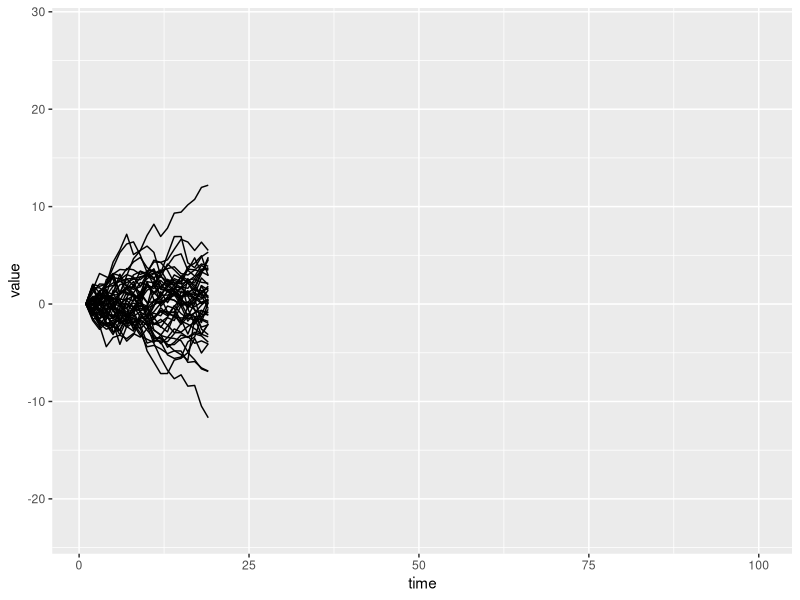
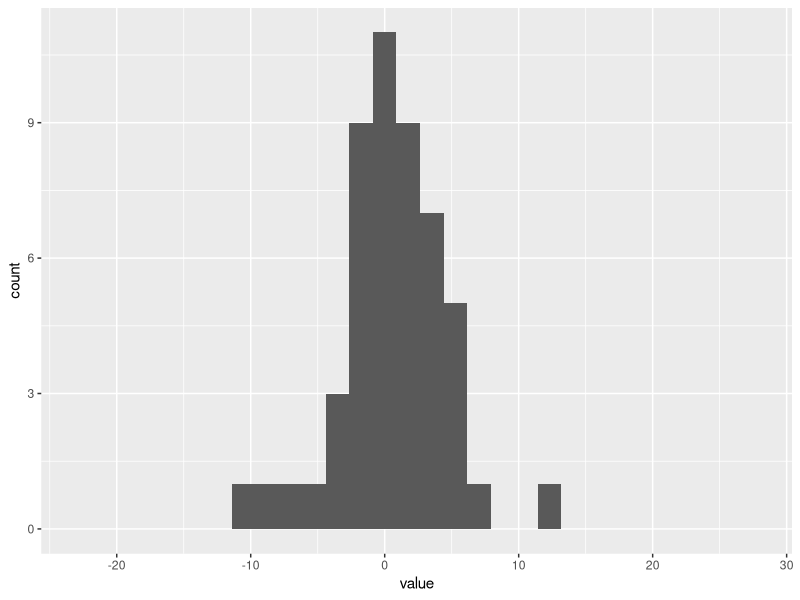
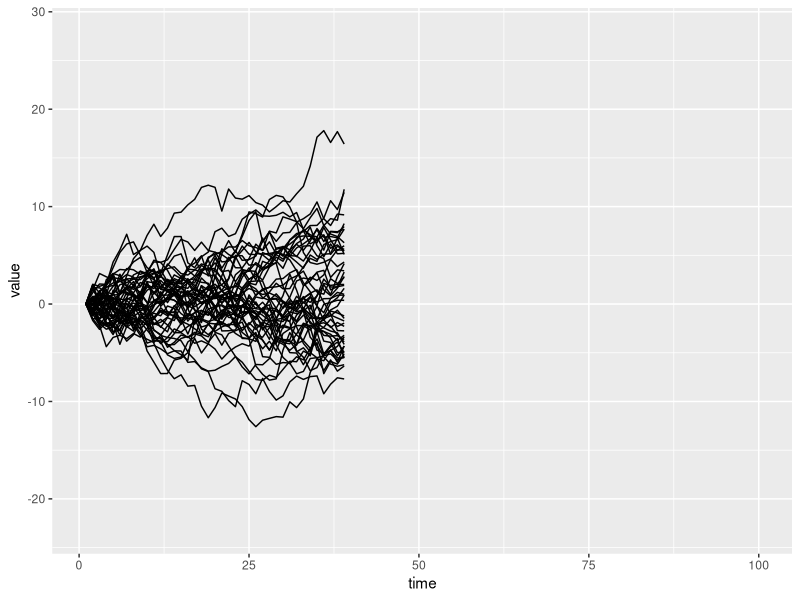
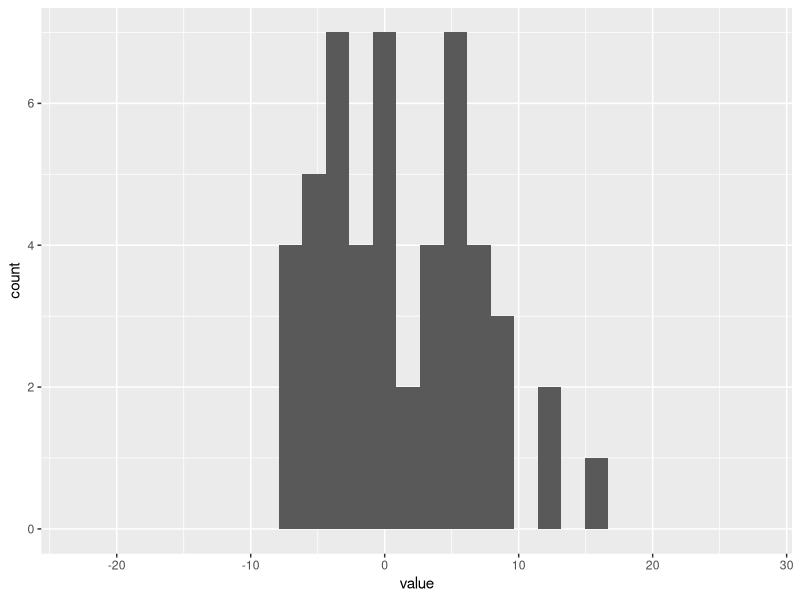
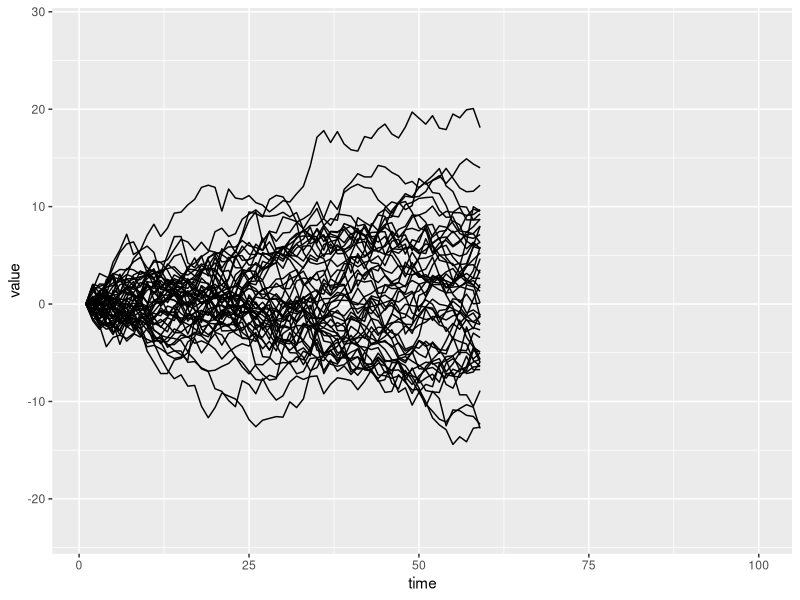
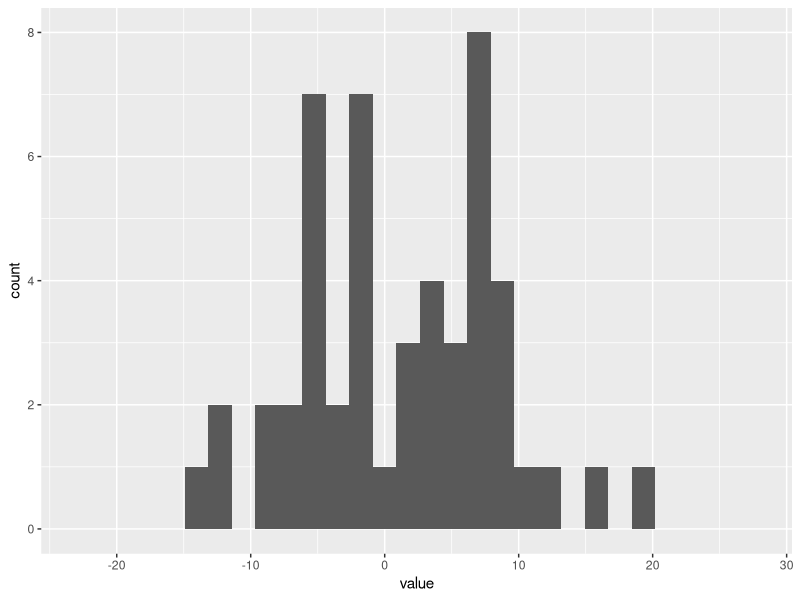
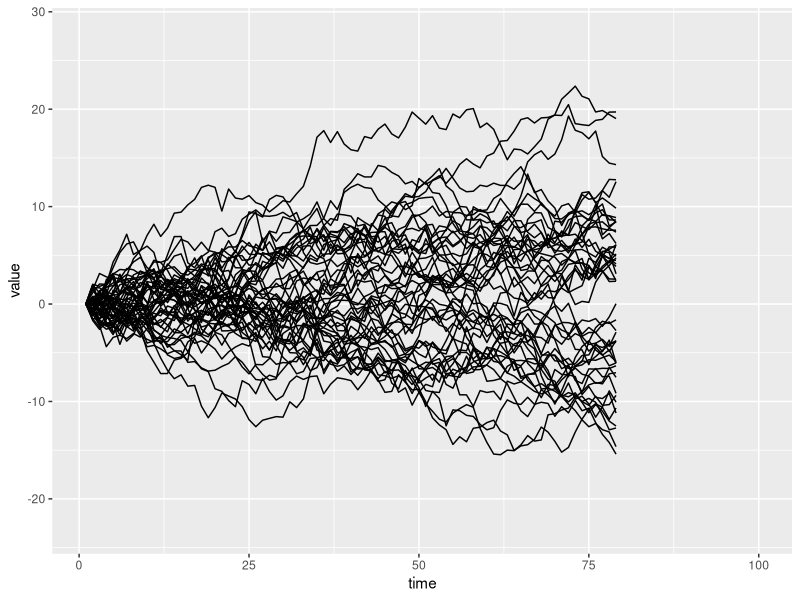
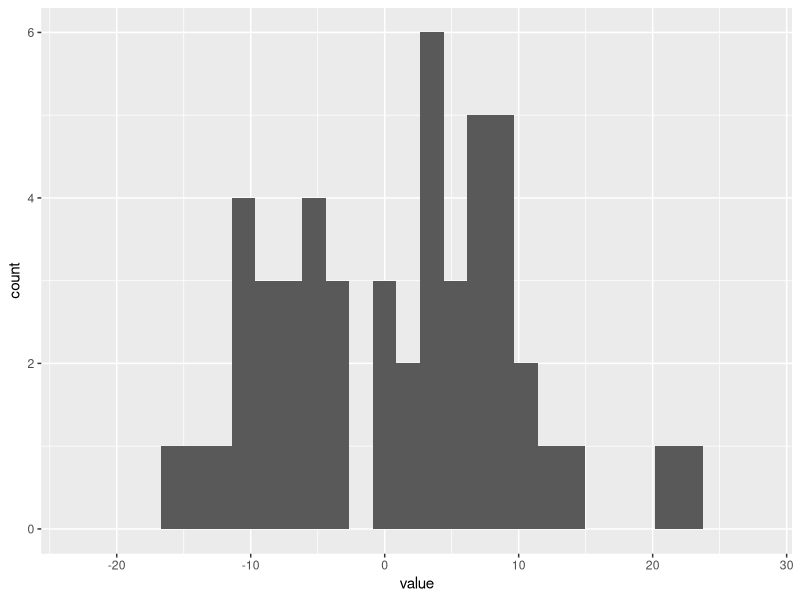

Recreate these plots in R, in order.
#!/usr/bin/env Rscript

library(ggplot2)
library(reshape2)

time.steps <- 100
stuff <- replicate(50, cumsum(c(0, rnorm(time.steps - 1))))
df <- as.data.frame(stuff)
df$time <- 1:time.steps
melted <- melt(df, id.vars=c("time"))
y.limits <- c(min(melted$value), max(melted$value))

stepsize <- 20
for (i in seq(stepsize, time.steps, stepsize)) {
	p <- ggplot(subset(melted, time < i), aes(time, value, group=variable)) + geom_line() + xlim(c(1, time.steps)) + ylim(y.limits)
	ggsave(paste("ex_brownian_", i, ".pdf", sep=""), p)
	q <- ggplot(subset(melted, time == i), aes(value)) + geom_histogram() + xlim(y.limits)
	ggsave(paste("ex_brownian_hist_", i, ".pdf", sep=""), q)
}